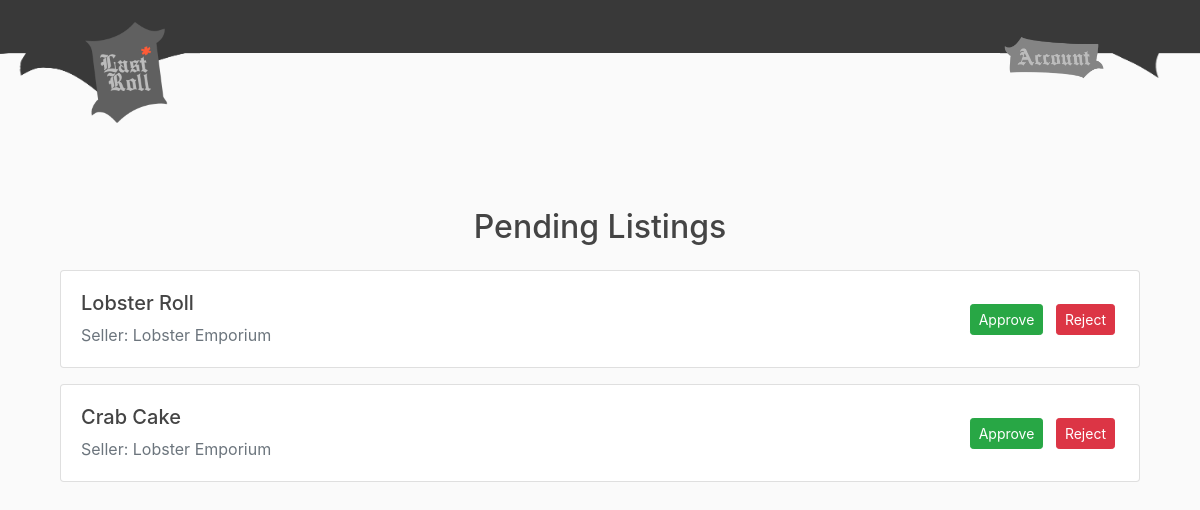
Page /pendinglistings/ (signed in) on the earlier database version.
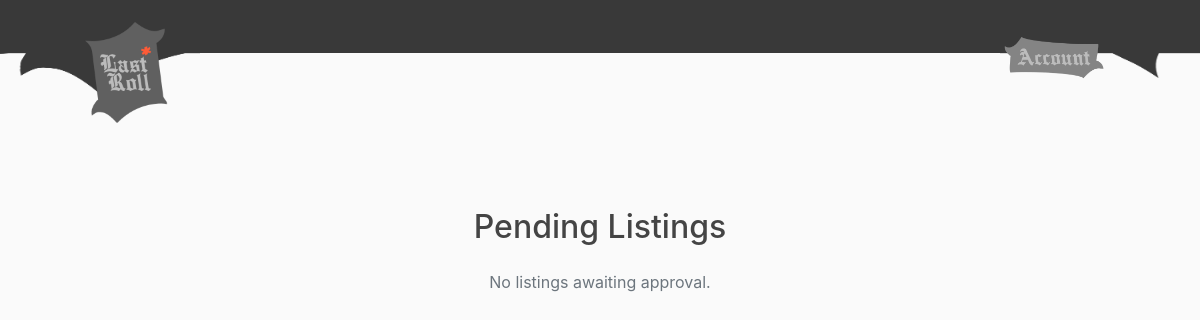
Same page on the later database version.
### store/models.py (models this page shows, shortened)
class Product(models.Model):
    seller = models.ForeignKey(Seller, on_delete=models.CASCADE)
    name = models.CharField(max_length=100)
    description = models.TextField(blank=True)
    price = models.DecimalField(max_digits=8, decimal_places=2)
    stock = models.PositiveIntegerField(default=0)
    image = models.ImageField(upload_to='product_images/', blank=True)
    created_at = models.DateTimeField(default=timezone.now)
    status = models.IntegerField(default=0)

class Seller(models.Model):
    user = models.OneToOneField(User, on_delete=models.CASCADE)
    store_name = models.CharField(max_length=100)

### shop/views.py (the view)
# urls.py: path('pendinglistings/', views.pendinglistings, name='shop-pendinglistings'),
@login_required
def pendinglistings(request):
    profile = request.user.profile
    if profile.role != profile.ROLE_ADMIN:
        return HttpResponseForbidden("You do not have permission to view this page.")
    context = {
        'listings': Product.objects.filter(status=0)
    }
    return render(request, 'shop/pendinglistings.html', context)

### shop/templates/shop/pendinglistings.html (shortened to what this page needs)
{% extends "shop/base.html" %}
{% block content %}
<div class="container mt-5">
  <h2 class="text-center mb-4">Pending Listings</h2>
  {% for product in listings %}
  <div class="card mb-3 shadow-sm">
    <div class="card-body d-flex justify-content-between align-items-center">
      <div>
        <h5>{{ product.name }}</h5>
        <p class="text-muted mb-0">Seller: {{ product.seller.store_name }}</p>
      </div>
      <div>
        <form action="{% url 'approve_product' product.pk %}" method="post" style="display: inline;">
          <button class="btn btn-success btn-sm mx-1" type="submit">Approve</button>
        </form>
        <form action="{% url 'reject_product' product.pk %}" method="post" style="display: inline;">
          <button class="btn btn-danger btn-sm mx-1" type="submit">Reject</button>
        </form>
      </div>
    </div>
  </div>
  {% empty %}
    <p class="text-center text-muted">No listings awaiting approval.</p>
  {% endfor %}
</div>
{% endblock %}

Differences in the rows shown:
removed Product: name "Lobster Roll", seller.store_name "Lobster Emporium"
removed Product: name "Crab Cake", seller.store_name "Lobster Emporium"
Other differences:
text now shown: "No listings awaiting approval."
